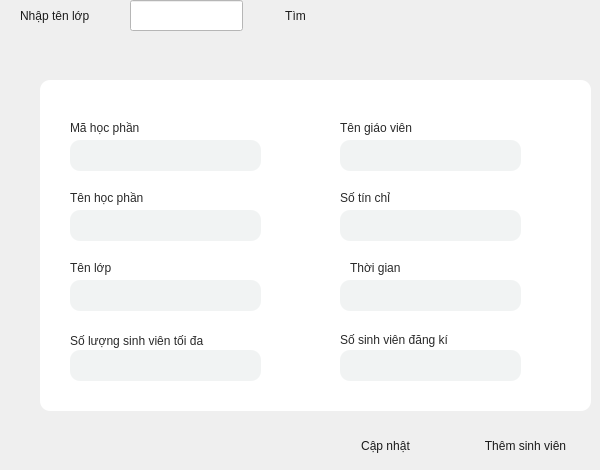
      <widget class="QWidget" name="page_11">
       <widget class="QPushButton" name="findCourse">
        <property name="geometry">
         <rect>
          <x>260</x>
          <y>0</y>
          <width>71</width>
          <height>31</height>
         </rect>
        </property>
        <property name="styleSheet">
         <string notr="true">QPushButton{
	border:none;
	color: rgb(27, 27, 27);
	font: 700 14pt &quot;Arial&quot;;
	border-radius:10px;
}
QPushButton:Hover
{
	border:none;
	color:rgb(255, 255, 255);
	background-color: rgb(0, 89, 255);
	border-radius:5px;
	font: 700 14pt &quot;Arial&quot;;
	border-radius:10px;
}</string>
        </property>
        <property name="text">
         <string>Tìm</string>
        </property>
       </widget>
       <widget class="QLabel" name="label_25">
        <property name="geometry">
         <rect>
          <x>20</x>
          <y>0</y>
          <width>101</width>
          <height>31</height>
         </rect>
        </property>
        <property name="styleSheet">
         <string notr="true">font: 700 14pt &quot;Arial&quot;;
color: rgb(27, 27, 27);</string>
        </property>
        <property name="text">
         <string>Nhập tên lớp</string>
        </property>
       </widget>
       <widget class="QLineEdit" name="className_3">
        <property name="geometry">
         <rect>
          <x>130</x>
          <y>0</y>
          <width>113</width>
          <height>31</height>
         </rect>
        </property>
        <property name="styleSheet">
         <string notr="true">color: rgb(27, 27, 27);
background-color: rgb(255, 255, 255);</string>
        </property>
       </widget>
       <widget class="QWidget" name="widget_11" native="true">
        <property name="geometry">
         <rect>
          <x>40</x>
          <y>80</y>
          <width>551</width>
          <height>331</height>
         </rect>
        </property>
        <property name="styleSheet">
         <string notr="true">background-color: rgb(255, 255, 255);
border-radius:10px;</string>
        </property>
        <widget class="QLabel" name="label_26">
         <property name="geometry">
          <rect>
           <x>30</x>
           <y>40</y>
           <width>91</width>
           <height>16</height>
          </rect>
         </property>
         <property name="styleSheet">
          <string notr="true">color: rgb(41, 41, 41);
font: 14pt &quot;Arial&quot;;</string>
         </property>
         <property name="text">
          <string>Mã học phần</string>
         </property>
        </widget>
        <widget class="QLabel" name="label_27">
         <property name="geometry">
          <rect>
           <x>300</x>
           <y>40</y>
           <width>101</width>
           <height>16</height>
          </rect>
         </property>
         <property name="styleSheet">
          <string notr="true">color: rgb(41, 41, 41);
font: 14pt &quot;Arial&quot;;</string>
         </property>
         <property name="text">
          <string>Tên giáo viên</string>
         </property>
        </widget>
        <widget class="QLabel" name="label_28">
         <property name="geometry">
          <rect>
           <x>30</x>
           <y>110</y>
           <width>91</width>
           <height>16</height>
          </rect>
         </property>
         <property name="styleSheet">
          <string notr="true">color: rgb(41, 41, 41);
font: 14pt &quot;Arial&quot;;</string>
         </property>
         <property name="text">
          <string>Tên học phần</string>
         </property>
        </widget>
        <widget class="QLabel" name="label_29">
         <property name="geometry">
          <rect>
           <x>300</x>
           <y>110</y>
           <width>71</width>
           <height>16</height>
          </rect>
         </property>
         <property name="styleSheet">
          <string notr="true">color: rgb(41, 41, 41);
font: 14pt &quot;Arial&quot;;</string>
         </property>
         <property name="text">
          <string>Số tín chỉ</string>
         </property>
        </widget>
        <widget class="QLabel" name="label_30">
         <property name="geometry">
          <rect>
           <x>30</x>
           <y>180</y>
           <width>58</width>
           <height>16</height>
          </rect>
         </property>
         <property name="styleSheet">
          <string notr="true">color: rgb(41, 41, 41);
font: 14pt &quot;Arial&quot;;</string>
         </property>
         <property name="text">
          <string>Tên lớp</string>
         </property>
        </widget>
        <widget class="QLabel" name="label_31">
         <property name="geometry">
          <rect>
           <x>310</x>
           <y>180</y>
           <width>58</width>
           <height>16</height>
          </rect>
         </property>
         <property name="styleSheet">
          <string notr="true">color: rgb(41, 41, 41);
font: 14pt &quot;Arial&quot;;</string>
         </property>
         <property name="text">
          <string>Thời gian</string>
         </property>
        </widget>
        <widget class="QLineEdit" name="idCourse">
         <property name="geometry">
          <rect>
           <x>30</x>
           <y>60</y>
           <width>191</width>
           <height>31</height>
          </rect>
         </property>
         <property name="styleSheet">
          <string notr="true">color: rgb(55, 55, 55);
background-color: rgb(241, 243, 243);
</string>
         </property>
        </widget>
        <widget class="QLineEdit" name="courseName">
         <property name="geometry">
          <rect>
           <x>30</x>
           <y>130</y>
           <width>191</width>
           <height>31</height>
          </rect>
         </property>
         <property name="styleSheet">
          <string notr="true">color: rgb(55, 55, 55);
background-color: rgb(241, 243, 243);
</string>
         </property>
        </widget>
        <widget class="QLineEdit" name="className_4">
         <property name="geometry">
          <rect>
           <x>30</x>
           <y>200</y>
           <width>191</width>
           <height>31</height>
          </rect>
         </property>
         <property name="styleSheet">
          <string notr="true">color: rgb(55, 55, 55);
background-color: rgb(241, 243, 243);
</string>
         </property>
        </widget>
        <widget class="QLineEdit" name="time">
         <property name="geometry">
          <rect>
           <x>300</x>
           <y>200</y>
           <width>181</width>
           <height>31</height>
          </rect>
         </property>
         <property name="styleSheet">
          <string notr="true">color: rgb(55, 55, 55);
background-color: rgb(241, 243, 243);
</string>
         </property>
        </widget>
        <widget class="QLineEdit" name="credits">
         <property name="geometry">
          <rect>
           <x>300</x>
           <y>130</y>
           <width>181</width>
           <height>31</height>
          </rect>
         </property>
         <property name="styleSheet">
          <string notr="true">color: rgb(55, 55, 55);
background-color: rgb(241, 243, 243);
</string>
         </property>
        </widget>
        <widget class="QLineEdit" name="teacherName">
         <property name="geometry">
          <rect>
           <x>300</x>
           <y>60</y>
           <width>181</width>
           <height>31</height>
          </rect>
         </property>
         <property name="styleSheet">
          <string notr="true">color: rgb(55, 55, 55);
background-color: rgb(241, 243, 243);
</string>
         </property>
        </widget>
        <widget class="QLabel" name="label_32">
         <property name="geometry">
          <rect>
           <x>30</x>
           <y>250</y>
           <width>171</width>
           <height>21</height>
          </rect>
         </property>
         <property name="styleSheet">
          <string notr="true">color: rgb(41, 41, 41);
font: 14pt &quot;Arial&quot;;</string>
         </property>
         <property name="text">
          <string>Số lượng sinh viên tối đa</string>
         </property>
        </widget>
        <widget class="QLabel" name="label_33">
         <property name="geometry">
          <rect>
           <x>300</x>
           <y>250</y>
           <width>161</width>
           <height>20</height>
          </rect>
         </property>
         <property name="styleSheet">
          <string notr="true">color: rgb(41, 41, 41);
font: 14pt &quot;Arial&quot;;</string>
         </property>
         <property name="text">
          <string>Số sinh viên đăng kí</string>
         </property>
        </widget>
        <widget class="QLineEdit" name="maxStudents">
         <property name="geometry">
          <rect>
           <x>30</x>
           <y>270</y>
           <width>191</width>
           <height>31</height>
          </rect>
         </property>
         <property name="styleSheet">
          <string notr="true">color: rgb(55, 55, 55);
background-color: rgb(241, 243, 243);
</string>
         </property>
        </widget>
        <widget class="QLineEdit" name="enrolledStudent">
         <property name="geometry">
          <rect>
           <x>300</x>
           <y>270</y>
           <width>181</width>
           <height>31</height>
          </rect>
         </property>
         <property name="styleSheet">
          <string notr="true">color: rgb(55, 55, 55);
background-color: rgb(241, 243, 243);
</string>
         </property>
        </widget>
       </widget>
       <widget class="QPushButton" name="updateCourseInfo">
        <property name="geometry">
         <rect>
          <x>340</x>
          <y>430</y>
          <width>91</width>
          <height>31</height>
         </rect>
        </property>
        <property name="styleSheet">
         <string notr="true">QPushButton{
	border:none;
	color: rgb(27, 27, 27);
	font: 700 14pt &quot;Arial&quot;;
	border-radius:10px;
}
QPushButton:Hover
{
	border:none;
	color:rgb(255, 255, 255);
	background-color: rgb(0, 89, 255);
	border-radius:5px;
	font: 700 14pt &quot;Arial&quot;;
	border-radius:10px;
}</string>
        </property>
        <property name="text">
         <string>Cập nhật</string>
        </property>
       </widget>
       <widget class="QPushButton" name="addStudent">
        <property name="geometry">
         <rect>
          <x>470</x>
          <y>430</y>
          <width>111</width>
          <height>31</height>
         </rect>
        </property>
        <property name="styleSheet">
         <string notr="true">QPushButton{
	border:none;
	color: rgb(27, 27, 27);
	font: 700 14pt &quot;Arial&quot;;
	border-radius:10px;
}
QPushButton:Hover
{
	border:none;
	color:rgb(255, 255, 255);
	background-color: rgb(0, 89, 255);
	border-radius:5px;
	font: 700 14pt &quot;Arial&quot;;
	border-radius:10px;
}</string>
        </property>
        <property name="text">
         <string>Thêm sinh viên</string>
        </property>
       </widget>
      </widget>
